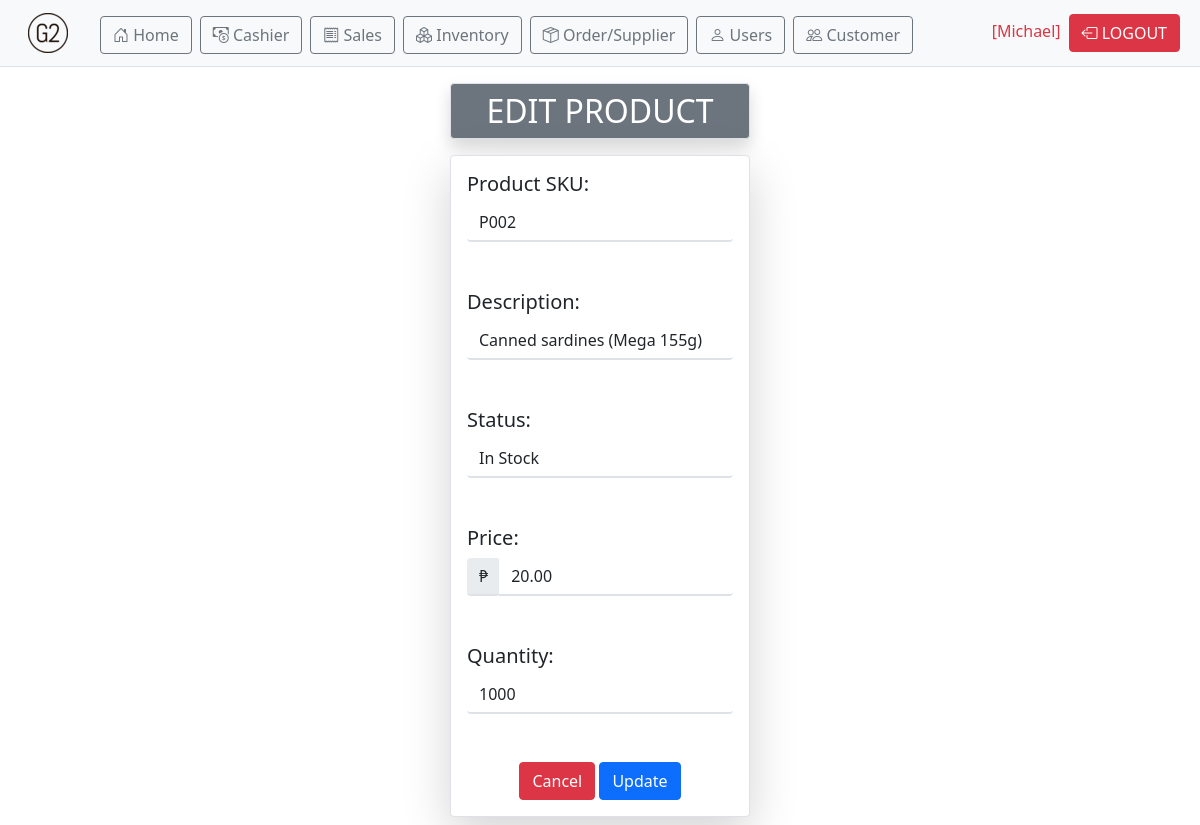
Screenshot of /edit.php?ID=2 (signed in) with the database file from the repository.
### tables this page shows
CREATE TABLE `store_prod_inventory` (
  `prod_id` int(11) NOT NULL,
  `prod_sku` varchar(15) NOT NULL,
  `prod_desc` varchar(150) NOT NULL,
  `prod_status` varchar(15) NOT NULL,
  `prod_price` decimal(7,2) NOT NULL,
  `prod_quant` int(11) NOT NULL,
  `prod_total_amount` decimal(7,2) NOT NULL,
  `prod_date_added` timestamp NOT NULL DEFAULT current_timestamp() ON UPDATE current_timestamp(),
  `prod_date_updated` timestamp NOT NULL DEFAULT current_timestamp()
);

### edit.php (the view, shortened to what this page needs)
<?php
$con = connection();
$id = $_GET['ID'];
$sql = "SELECT * FROM store_prod_inventory WHERE prod_id = '$id'";
$table = $con->query($sql) or die ($con->error);
$row = $table->fetch_assoc();
?>
<!DOCTYPE html>
<html lang="en">
<head>
	<link rel="stylesheet" href="css/bootstrap.min.css">
	<link rel="stylesheet" href="https://cdn.jsdelivr.net/npm/bootstrap-icons@1.10.2/font/bootstrap-icons.css">
</head>
<body>
	<?php include 'navbar.php' ?>
	<div class="w-25 container text-center mt-3 mb-3 p-2 border shadow bg-secondary text-white rounded h2">
		<div>EDIT PRODUCT</div>
	</div>
	<div class="w-25 container my-2 border shadow-lg p-3 bg-body rounded">
		<form action="" method="post" class="">
			<div class="row">
				<div class="col-lg-12 col-sm-12">
					<label class="h5">Product SKU:</label>
					<input class="form-control border-0 border-bottom border-2" name="prodSku" id="prodSku" value="<?php echo $row['prod_sku']; ?>" required><br><br>
					<label class="h5">Description:</label>
					<input class="form-control border-0 border-bottom border-2" type="text" name="prodDesc" id="prodDesc" value="<?php echo $row['prod_desc']; ?>" required><br><br>
					<label class="h5">Status:</label>
					<input class="form-control border-0 border-bottom border-2" name="prodStatus" id="prodStatus" value="<?php echo $row['prod_status']; ?>" required><br><br>
					<label class="h5">Price:</label>
					<div class="input-group mb-5">
						<div class="input-group-prepend">
							<span class="input-group-text border-0 border-bottom border-2">₱</span>
						</div>
						<input type="number" class="form-control border-0 border-bottom border-2" placeholder="0.00" name="prodPrice" id="prodPrice" value="<?php echo $row['prod_price']; ?>" step=".01" required>
					</div>
					<label class="h5">Quantity:</label>
					<input class="form-control border-0 border-bottom border-2" type="number" name="prodQuant" id="prodQuant" value="<?php echo $row['prod_quant']; ?>" required><br><br>
					<div class="col-lg-12 text-center">
						<button class="btn btn-danger"  type="submit" name="Cancel" id="Cancel">Cancel</button>
						<button class="btn btn-primary" type="submit" name="Submit" value="Submit">Update</button>
					</div>
				</div>
			</div>
		</form>
	</div>
</body>
</html>

### rows the page displays
store_prod_inventory: prodSku "P002", prodDesc "Canned sardines (Mega 155g)", prodStatus "In Stock", prodPrice "20.00", prodQuant "1000"

### other values shown
$_SESSION['UserLogin'] "Michael"
